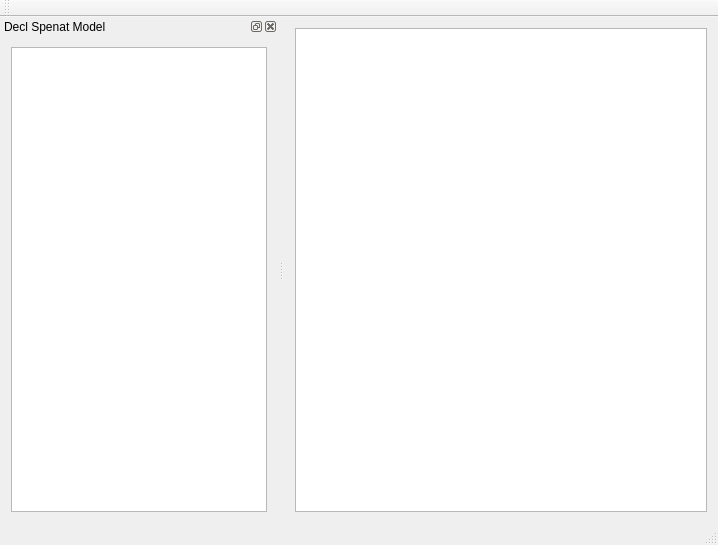
<?xml version="1.0" encoding="UTF-8"?>
<ui version="4.0">
 <class>MainWindow</class>
 <widget class="QMainWindow" name="MainWindow">
  <property name="geometry">
   <rect>
    <x>0</x>
    <y>0</y>
    <width>718</width>
    <height>545</height>
   </rect>
  </property>
  <property name="windowTitle">
   <string>MainWindow</string>
  </property>
  <widget class="QWidget" name="centralWidget">
   <layout class="QHBoxLayout" name="horizontalLayout_2">
    <item>
     <widget class="QGraphicsView" name="_spenatView">
      <property name="sizePolicy">
       <sizepolicy hsizetype="Expanding" vsizetype="Preferred">
        <horstretch>0</horstretch>
        <verstretch>0</verstretch>
       </sizepolicy>
      </property>
     </widget>
    </item>
   </layout>
  </widget>
  <widget class="QMenuBar" name="menuBar">
   <property name="geometry">
    <rect>
     <x>0</x>
     <y>0</y>
     <width>718</width>
     <height>19</height>
    </rect>
   </property>
  </widget>
  <widget class="QToolBar" name="mainToolBar">
   <attribute name="toolBarArea">
    <enum>TopToolBarArea</enum>
   </attribute>
   <attribute name="toolBarBreak">
    <bool>false</bool>
   </attribute>
  </widget>
  <widget class="QStatusBar" name="statusBar"/>
  <widget class="QDockWidget" name="dockWidget">
   <property name="windowTitle">
    <string>Decl Spenat Model</string>
   </property>
   <attribute name="dockWidgetArea">
    <number>1</number>
   </attribute>
   <widget class="QWidget" name="dockWidgetContents">
    <layout class="QHBoxLayout" name="horizontalLayout">
     <item>
      <widget class="QTreeView" name="_spenatModelView">
       <property name="sizePolicy">
        <sizepolicy hsizetype="MinimumExpanding" vsizetype="Preferred">
         <horstretch>0</horstretch>
         <verstretch>0</verstretch>
        </sizepolicy>
       </property>
       <property name="editTriggers">
        <set>QAbstractItemView::NoEditTriggers</set>
       </property>
       <property name="alternatingRowColors">
        <bool>true</bool>
       </property>
       <property name="iconSize">
        <size>
         <width>16</width>
         <height>16</height>
        </size>
       </property>
       <property name="animated">
        <bool>true</bool>
       </property>
       <property name="headerHidden">
        <bool>true</bool>
       </property>
      </widget>
     </item>
    </layout>
   </widget>
  </widget>
 </widget>
 <layoutdefault spacing="6" margin="11"/>
 <resources/>
 <connections/>
</ui>
